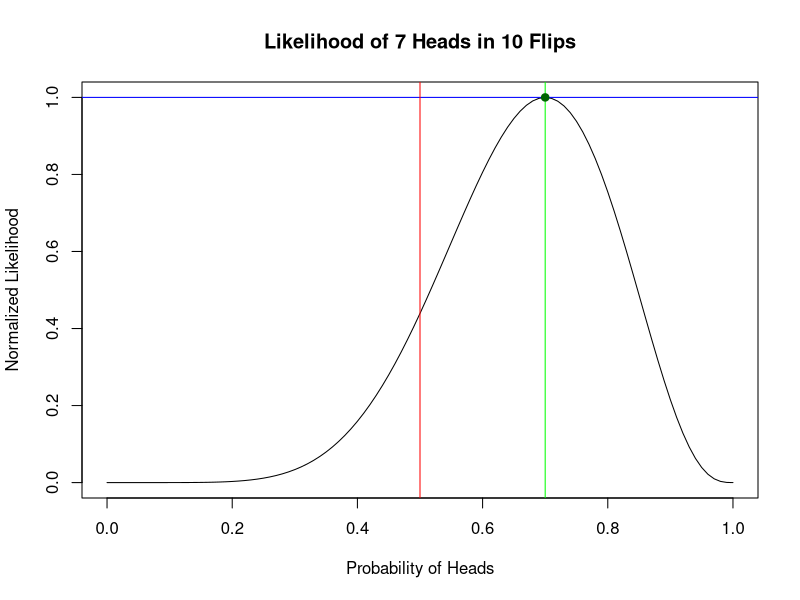
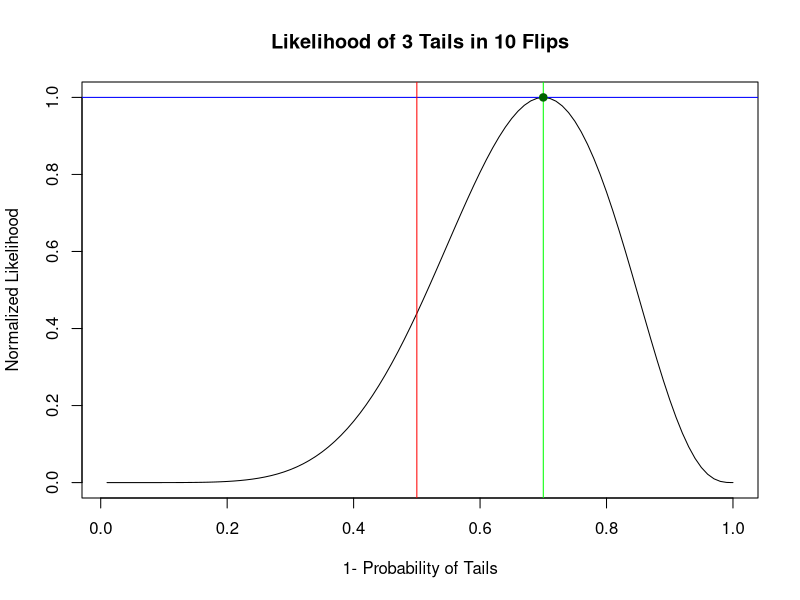
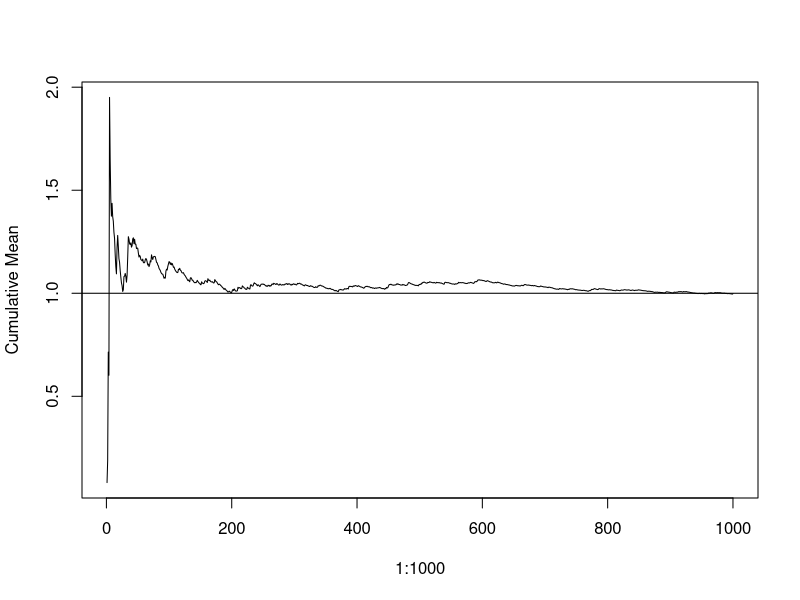
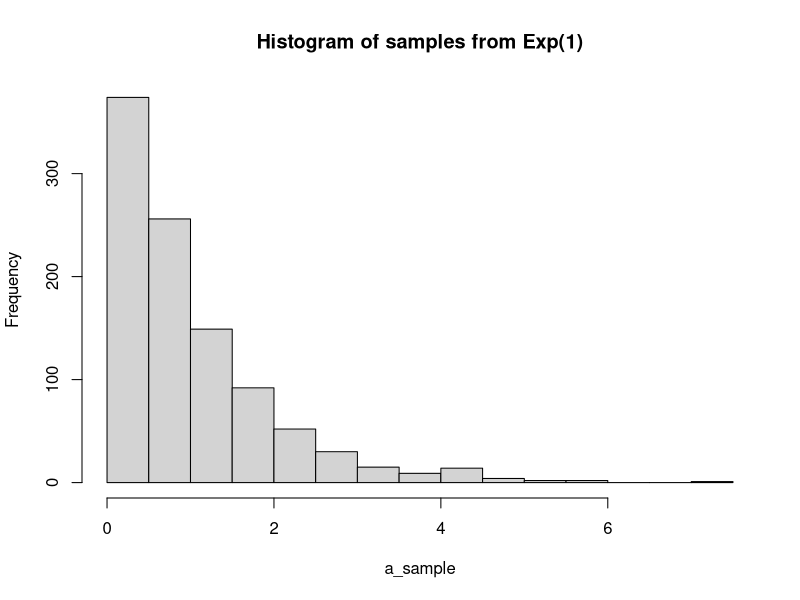
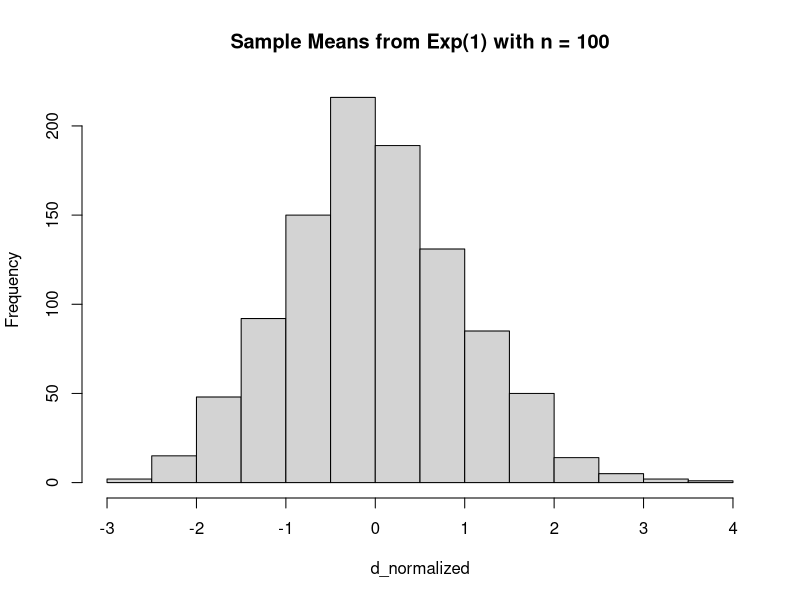

Reproduce these figures in R, in order.
## ---- chunk 1
knitr::opts_chunk$set(echo = TRUE)
## ---- chunk 2
## b
binom_likelihood <- function(k, n, p) {
  dbinom(k, size = n, prob = p)
}  # likelihood

prob_H <- seq(0, 1, by = 0.01)
binom_likelihood_value <- binom_likelihood(k=7, n=10, p=prob_H)

max_binom_likelihood <- max(binom_likelihood_value)
normalized_binom_likelihood <- binom_likelihood_value / max_binom_likelihood  # normalize the likelihood

plot(prob_H, normalized_binom_likelihood, type = "l",
     xlab = "Probability of Heads", ylab = "Normalized Likelihood",
     main = "Likelihood of 7 Heads in 10 Flips")

abline(h = max(normalized_binom_likelihood), col = "blue")
abline(v = 0.5, col = "red")
abline(v = 0.7, col = "green")
points(0.7, 1, col = "darkgreen", pch = 19)
## ---- chunk 3
n_binom_likelihood <- function(k, n, p) {
  dnbinom(k, size = n, prob = p)
}

prob_T <- seq(0.01, 1, by = 0.01)
n_binom_likelihood_value <- n_binom_likelihood(k=3, n=10-3, p=prob_T)

max_n_binom_likelihood <- max(n_binom_likelihood_value)
normalized_n_binom_likelihood <- n_binom_likelihood_value / max_n_binom_likelihood  # normalize the likelihood

plot(prob_T, normalized_n_binom_likelihood, type = "l",
     xlab = "1- Probability of Tails", ylab = "Normalized Likelihood",
     main = "Likelihood of 3 Tails in 10 Flips")

abline(h = max(normalized_n_binom_likelihood), col = "blue")
abline(v = 0.5, col = "red")
abline(v = 0.7, col = "green")
points(0.7, 1, col = "darkgreen", pch = 19)
## ---- chunk 4
set.seed(929)
a_sample <- rexp(n=1000, rate=1)
a_mean <- mean(a_sample)
a_variance <- var(a_sample)

ifelse(a_variance-sum((a_sample-a_mean)^2)/(1000-1)<0.00001, yes = T, no = F)
## ---- chunk 5
cumulative_mean <- cumsum(a_sample)/(1:1000)
plot(1:1000, cumulative_mean, type="l", ylab = "Cumulative Mean")
abline(h=1)
## ---- chunk 6
hist(a_sample, main = "Histogram of samples from Exp(1)")
## ---- chunk 7
set.seed(930)
d_sample_mean <- numeric(1000)

for (i in 1:1000){
  d_sample <- rexp(n=100, rate=1)
  d_sample_mean[i] <- mean(d_sample)
}

d_mean <- mean(d_sample_mean)  # mean of the sample mean
d_variance <- var(d_sample_mean)  # variance of the sample mean
ifelse(d_variance-sum((d_sample_mean-d_mean)^2)/(1000-1)<0.00001, yes = T, no = F)

d <- c(d_mean, d_variance)
names(d) <- c("Mean of the sample mean", "Variance of the sample mean")
print(d)
## ---- chunk 8
d_normalized <- (d_sample_mean - d_mean)/sqrt(d_variance)
hist(d_normalized, main = "Sample Means from Exp(1) with n = 100")
## ---- chunk 9
set.seed(930)
f_sample_variance <- numeric(1000)

for (i in 1:1000){
  f_sample <- rexp(n=100, rate=1)
  f_sample_variance[i] <- var(f_sample)
}

f_mean <- mean(f_sample_variance)  # mean of the sample mean
f_variance <- var(f_sample_variance)  # variance of the sample mean
ifelse(f_variance-sum((f_sample_variance-f_mean)^2)/(1000-1)<0.00001, yes = T, no = F)

f <- c(f_mean, f_variance)
names(f) <- c("Mean of the sample variance", "Variance of the sample variance")
print(f)
